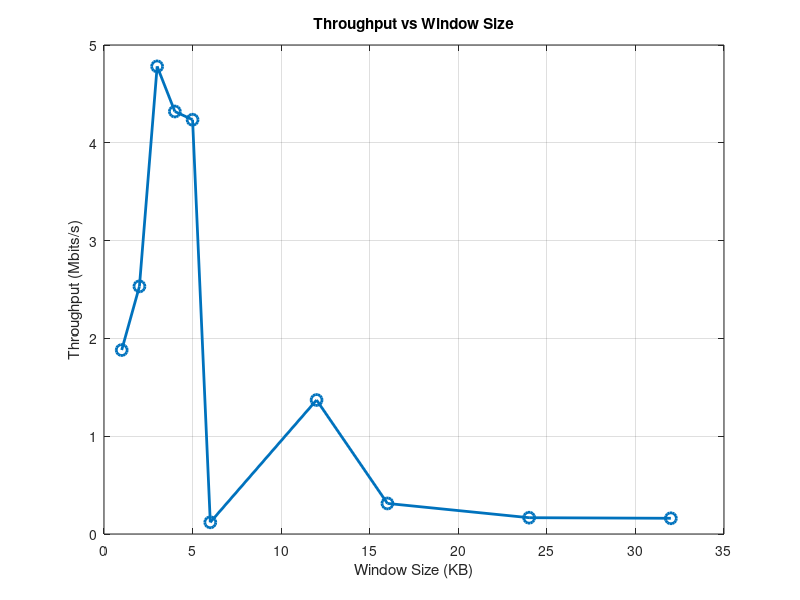
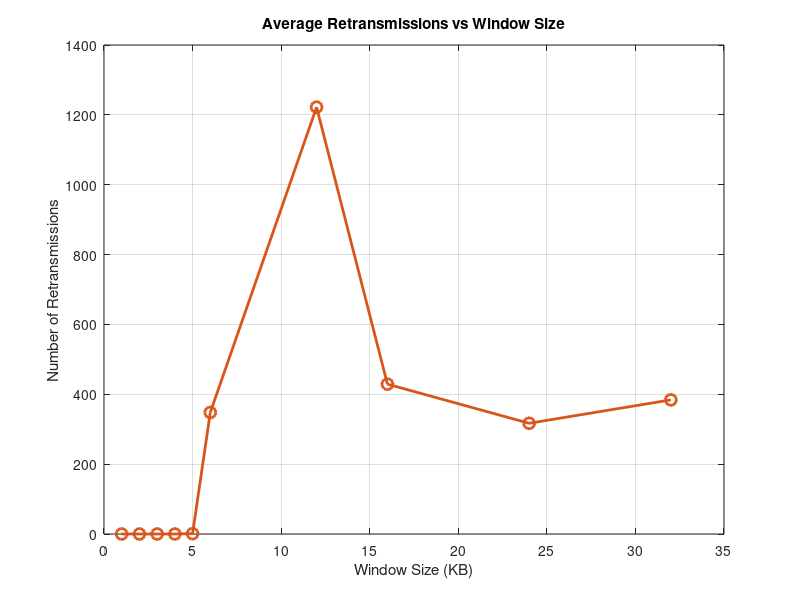

The MATLAB script that drew these images, in order: (Note: this script raises an error after producing the figures.)
% Data from experiments
window_sizes = [1, 2, 3, 4, 5, 6, 12, 16, 24, 32]; % in KB
throughput = [1.8811, 2.532, 4.7815, 4.3201, 4.236, 0.1196, 1.3701, 0.312475, 0.166702, 0.160768]; % in Mbits/s
retransmissions = [0, 0, 0, 0, 1, 348, 1222, 429, 317, 384]; 

% Create figure with two subplots
figure;

% Plot Throughput vs Window Size
plot(window_sizes, throughput, '-o', 'LineWidth', 2, 'MarkerSize', 8);
title('Throughput vs Window Size');
xlabel('Window Size (KB)');
ylabel('Throughput (Mbits/s)');
grid on;

% Plot Retransmissions vs Window Size
figure
plot(window_sizes, retransmissions, '-o', 'LineWidth', 2, 'MarkerSize', 8, 'Color', [0.85 0.33 0.10]);
title('Average Retransmissions vs Window Size');
xlabel('Window Size (KB)');
ylabel('Number of Retransmissions');
grid on;

% Adjust layout
set(gcf, 'Position', [100 100 800 600]);

% Alternative: Single plot with two y-axes
figure;
yyaxis left;
plot(window_sizes, throughput, '-o', 'LineWidth', 2);
ylabel('Throughput (Mbits/s)');
ylim([0 max(throughput)*1.1]);

yyaxis right;
plot(window_sizes, retransmissions, '-s', 'LineWidth', 2);
ylabel('Number of Retransmissions');
ylim([0 max(retransmissions)*1.1]);

title('Network Performance vs Window Size');
xlabel('Window Size (KB)');
legend('Throughput', 'Retransmissions');
grid on;

set(gcf, 'Position', [100 100 900 500]);
